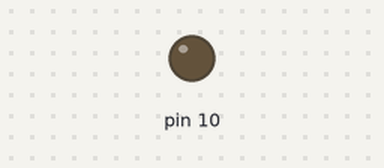
Simulated run of this sketch. Board: Arduino Uno, built with avr-gcc and run on an emulated ATmega328P. On the bench: output pins drawn as LEDs (lit = HIGH).

Above: at 0.05 s.
At 0.65 s:
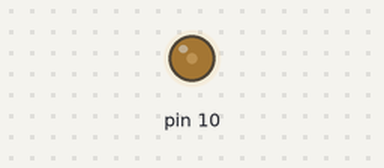
At 1.3 s:
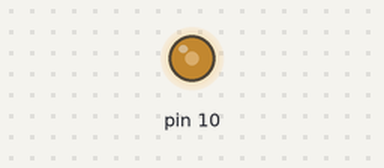
At 2.6 s:
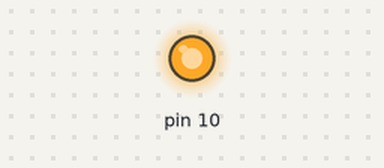
Timing chart, 0 to 6.0 s (numbered marks = the images above):
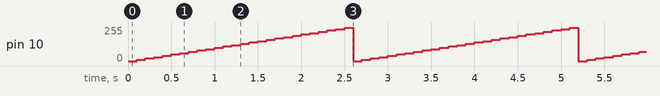

Measured:
- by itself, pin 10: ramps from 0/255 to 250/255 and jumps back, once every 2.6 s

The sketch:

Servor_Motor_1.ino
```cpp
const uint8_t SERVO_MOTOR = 10U;
void setup() {
  // put your setup code here, to run once:
  Serial.begin(115200UL);
  pinMode(SERVO_MOTOR, OUTPUT);
}

void loop() {
  // put your main code here, to run repeatedly:
  for(int i=0; i<256; i += 10){
    analogWrite(SERVO_MOTOR, i); // PULSE WIDTH 펄스의 폭
    delay(100UL); //서보의 속도 -> Frequency  빈도
  }
}
```
